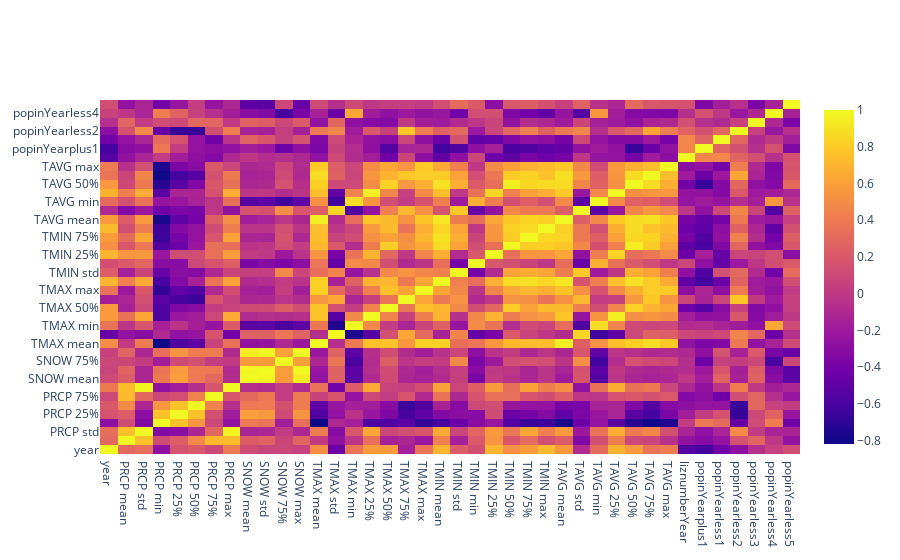

Here is the notebook cell this chart was saved with:
### Code cell
#Dropping proportion of Females, but will put it back once I can order the y-axis
corrPortal_annual = df_reg_annual.loc[(df_reg_annual.source=='portal')]\
.drop(columns=['PRCP count', 'SNOW count', 'TMAX count', 'TMIN count', 'TAVG count','propFemale',
              'SNOW min', 'SNOW 25%', 'SNOW 50%',]).corr()
testx = corrPortal_annual.columns
testy = corrPortal_annual.index
testz = corrPortal_annual.values
test = go.Figure(go.Heatmap(x=testx,y=testy,z=testz))
# plot(test, filename = 'portal annual correlation matrix.html')
iplot(test, filename = 'portal annual correlation matrix.html')

### Figure 1 — Plotly figure (JSON) as saved in the notebook; plotly's stock layout.template omitted (floating-point values rounded to 4 significant figures; data arrays with more than 128 entries replaced by an {"elided": "..."} marker saying what was removed)
{"data": [{"type": "heatmap", "x": ["year", "PRCP mean", "PRCP std", "PRCP min", "PRCP 25%", "PRCP 50%", "PRCP 75%", "PRCP max", "SNOW mean", "SNOW std", "SNOW 75%", "SNOW max", "TMAX mean", "TMAX std", "TMAX min", "TMAX 25%", "TMAX 50%", "TMAX 75%", "TMAX max", "TMIN mean", "TMIN std", "TMIN min", "TMIN 25%", "TMIN 50%", "TMIN 75%", "TMIN max", "TAVG mean", "TAVG std", "TAVG min", "TAVG 25%", "TAVG 50%", "TAVG 75%", "TAVG max", "liznumberYear", "popinYearplus1", "popinYearless1", "popinYearless2", "popinYearless3", "popinYearless4", "popinYearless5"], "y": ["year", "PRCP mean", "PRCP std", "PRCP min", "PRCP 25%", "PRCP 50%", "PRCP 75%", "PRCP max", "SNOW mean", "SNOW std", "SNOW 75%", "SNOW max", "TMAX mean", "TMAX std", "TMAX min", "TMAX 25%", "TMAX 50%", "TMAX 75%", "TMAX max", "TMIN mean", "TMIN std", "TMIN min", "TMIN 25%", "TMIN 50%", "TMIN 75%", "TMIN max", "TAVG mean", "TAVG std", "TAVG min", "TAVG 25%", "TAVG 50%", "TAVG 75%", "TAVG max", "liznumberYear", "popinYearplus1", "popinYearless1", "popinYearless2", "popinYearless3", "popinYearless4", "popinYearless5"], "z": {"elided": "40x40 float values"}}], "layout": {}}
